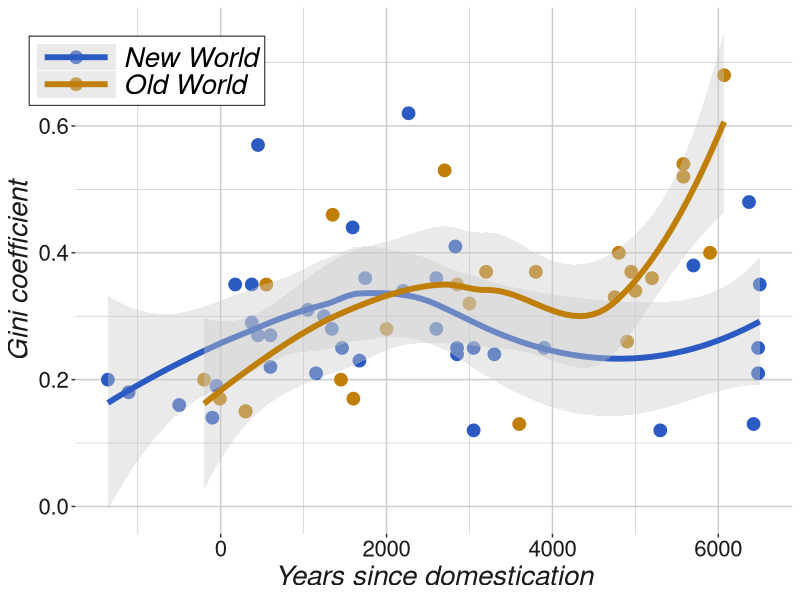

The R script that drew this image:
## Set wd,  read in data and load packages
setwd("")

library(readxl)
library(ggplot2)

df <- read_excel("kohler_etal_2017.xls")
# library(tidyverse)


## Calculate delta years (date of sample - date of local appearance of domesticated plants)
df$Date = df$Date_AD - df$LocalNeo

str(df)

## Plot
# plotLabels <- as_labeller(c('NW' = "New World", 'OW' = 'Old World'))

ggplot(data = df) +
  aes(x = Date, y = Gini, color = factor(World)) +
  geom_point(size = 4) +
  stat_smooth(se = TRUE, fill = "grey80", size = 2) +
  labs(x = "Years since domestication",
       y = 'Gini coefficient',
       color = 'Area') +
  theme(legend.position = c(0.1, 0.88),
        legend.direction = "vertical",
        legend.text=element_text(size = 20, face = "italic"),
        legend.title = element_blank(),
        legend.key.width = unit(2,"cm"),
        legend.background = element_blank(),
        legend.box.background = element_rect(colour = "grey10"),
        panel.background = element_rect(fill = "white",
                                        colour = "white",
                                        size = 0.5, linetype = "solid"),
        panel.grid.major = element_line(size = 0.5, linetype = 'solid',
                                        colour = "grey80"), 
        panel.grid.minor = element_line(size = 0.25, linetype = 'solid',
                                        colour = "grey80"),
        axis.text.x = element_text(color = "grey10", size = 16, face = "plain"),
        axis.text.y = element_text(color = "grey10", size = 16, face = "plain"),  
        axis.title.x = element_text(color = "grey10", size = 20, face = "italic"),
        axis.title.y = element_text(color = "grey10", size = 20, face = "italic")) +
  scale_colour_manual(labels = c("New World", "Old World"), values = c("#2b5bc2", "#bf7f08"))
